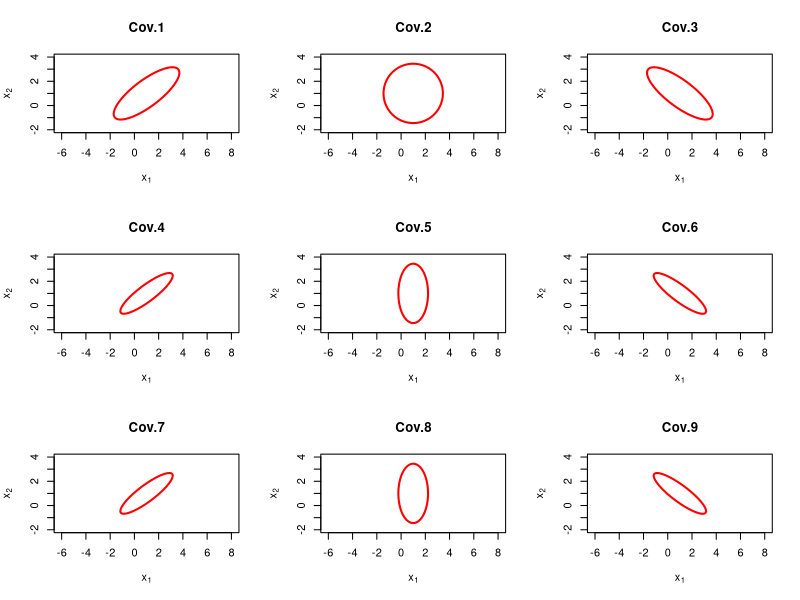

This figure's R source:
## ---- chunk 1

(A = matrix(c(4, 4.001, 4.001, 4.002), nrow = 2))
(B = matrix(c(4, 4.001, 4.001, 4.002001), nrow = 2))

solve(A); solve(B) * -3

## ---- chunk 2
library(plotrix)

## Create the Covariance Matrices
Cov.1 = matrix(c(1, .8, .8, 1), nrow = 2)
Cov.2 = matrix(c(1, 0, 0, 1), nrow = 2)
Cov.3 = matrix(c(1, -.8, -.8, 1), nrow = 2)
Cov.4 = matrix(c(1, .4, .4, .25), nrow = 2)
Cov.5 = matrix(c(1, 0, 0, .25), nrow = 2)
Cov.6 = matrix(c(1, -.4, -.4, .25), nrow = 2)
Cov.7 = matrix(c(.25, .4, .4, 1), nrow = 2)
Cov.8 = matrix(c(.25, 0, 0, 1), nrow = 2)
Cov.9 = matrix(c(.25, -.4, -.4, 1), nrow = 2)

## Calculate the correlation for each matrix
Cor.1 = Cov.1[1, 2] / (sqrt(Cov.1[1, 1]) * sqrt(Cov.1[2, 2]))
Cor.2 = Cov.2[1, 2] / (sqrt(Cov.2[1, 1]) * sqrt(Cov.2[2, 2]))
Cor.3 = Cov.3[1, 2] / (sqrt(Cov.3[1, 1]) * sqrt(Cov.3[2, 2]))
Cor.4 = Cov.4[1, 2] / (sqrt(Cov.4[1, 1]) * sqrt(Cov.4[2, 2]))
Cor.5 = Cov.5[1, 2] / (sqrt(Cov.5[1, 1]) * sqrt(Cov.5[2, 2]))
Cor.6 = Cov.6[1, 2] / (sqrt(Cov.6[1, 1]) * sqrt(Cov.6[2, 2]))
Cor.7 = Cov.7[1, 2] / (sqrt(Cov.7[1, 1]) * sqrt(Cov.7[2, 2]))
Cor.8 = Cov.8[1, 2] / (sqrt(Cov.8[1, 1]) * sqrt(Cov.8[2, 2]))
Cor.9 = Cov.9[1, 2] / (sqrt(Cov.9[1, 1]) * sqrt(Cov.9[2, 2]))

## Create angle for the ellipse
Theta.1 = acos(Cor.1)
Theta.2 = acos(Cor.2)
Theta.3 = acos(Cor.3)
Theta.4 = acos(Cor.4)
Theta.5 = acos(Cor.5)
Theta.6 = acos(Cor.6)
Theta.7 = acos(Cor.7)
Theta.8 = acos(Cor.8)
Theta.9 = acos(Cor.9)

c2 = qchisq(0.95, 2)

ellipse.plot = function(cov, theta, name) { 
  plot(c(-2,4), c(-2,4), main = name, type = "n", 
       xlab = expression(x[1]), ylab = expression(x[2]), asp = 1)
  draw.ellipse(x = 1, y = 1, 
               a = sqrt(c2 * eigen(cov)[[1]][1]), 
               b = sqrt(c2 * eigen(cov)[[1]][2]), 
               angle = theta * (360 / (2*pi)), deg = TRUE, 
               border = "red", lwd = 2)
}

par(mfrow = c(3, 3))
ellipse.plot(cov = Cov.1, theta = Theta.1, name = 'Cov.1')
ellipse.plot(cov = Cov.2, theta = Theta.2, name = 'Cov.2')
ellipse.plot(cov = Cov.3, theta = Theta.3, name = 'Cov.3')
ellipse.plot(cov = Cov.4, theta = Theta.4, name = 'Cov.4')
ellipse.plot(cov = Cov.5, theta = Theta.5, name = 'Cov.5')
ellipse.plot(cov = Cov.6, theta = Theta.6, name = 'Cov.6')
ellipse.plot(cov = Cov.7, theta = Theta.7, name = 'Cov.7')
ellipse.plot(cov = Cov.8, theta = Theta.8, name = 'Cov.8')
ellipse.plot(cov = Cov.9, theta = Theta.9, name = 'Cov.9')

## ---- chunk 3
library(mvtnorm)

## Generate random variables using variance from each covariance matrix
Y.1 = rmvnorm(5000, mean = c(1, 1), sigma = Cov.1)
Y.2 = rmvnorm(5000, mean = c(1, 1), sigma = Cov.2)
Y.3 = rmvnorm(5000, mean = c(1, 1), sigma = Cov.3)
Y.4 = rmvnorm(5000, mean = c(1, 1), sigma = Cov.4)
Y.5 = rmvnorm(5000, mean = c(1, 1), sigma = Cov.5)
Y.6 = rmvnorm(5000, mean = c(1, 1), sigma = Cov.6)
Y.7 = rmvnorm(5000, mean = c(1, 1), sigma = Cov.7)
Y.8 = rmvnorm(5000, mean = c(1, 1), sigma = Cov.8)
Y.9 = rmvnorm(5000, mean = c(1, 1), sigma = Cov.9)

Distance = function(X, Cov, mu = c(1,1)) {
  x = t(X - mu) %*% solve(Cov) %*% (X - mu)
  return(x)
  }

## Vectors of distance for each of the random samples
D.1 = as.numeric(); D.2 = as.numeric(); D.3 = as.numeric()
D.4 = as.numeric(); D.5 = as.numeric(); D.6 = as.numeric()
D.7 = as.numeric(); D.8 = as.numeric(); D.9 = as.numeric()

for(i in 1:5000) {
  D.1 = c(D.1, Distance(Y.1[i,], Cov.1))
  D.2 = c(D.2, Distance(Y.2[i,], Cov.2))
  D.3 = c(D.3, Distance(Y.3[i,], Cov.3))
  D.4 = c(D.4, Distance(Y.4[i,], Cov.4))
  D.5 = c(D.5, Distance(Y.5[i,], Cov.5))
  D.6 = c(D.6, Distance(Y.6[i,], Cov.6))
  D.7 = c(D.7, Distance(Y.7[i,], Cov.7))
  D.8 = c(D.8, Distance(Y.8[i,], Cov.8))
  D.9 = c(D.9, Distance(Y.9[i,], Cov.9))
}

## Proportion of Random Samples less than qchisq(0.95, 2)
(Results = 
  data.frame(
  Y.1 = length(which(D.1 < c2)) / 5000,
  Y.2 = length(which(D.2 < c2)) / 5000,
  Y.3 = length(which(D.3 < c2)) / 5000,
  Y.4 = length(which(D.4 < c2)) / 5000,
  Y.5 = length(which(D.5 < c2)) / 5000,
  Y.6 = length(which(D.6 < c2)) / 5000,
  Y.7 = length(which(D.7 < c2)) / 5000,
  Y.8 = length(which(D.8 < c2)) / 5000,
  Y.9 = length(which(D.9 < c2)) / 5000
  )
)

## ---- chunk 4
## mu and sigma
mu = matrix(c(1, -1))
sigma = matrix(c(1, .8, .8, 1), nrow = 2)

## generating random data
set.seed(101)
x = rmvnorm(n = 100, mean = mu, sigma = sigma)

## sample variances
s.11 = sum((x[, 1] - mu[1])^2)/100
s.22 = sum((x[, 2] - mu[2])^2)/100
s.12 = sum((x[, 1] - mu[1])*(x[, 2] - mu[2]))/100

S.n = matrix(c(s.11, s.12, s.12, s.22), nrow = 2)

r.12 = s.12 / (sqrt(s.11) * sqrt(s.22))

(t(x[, 1]) %*% x[, 1])/100

D = data.frame(
  d.1 = x[, 1] - mean(x[, 1]),
  d.2 = x[, 2] - mean(x[, 2])
)

## a)
s.11; (t(D$d.1) %*% D$d.1) / 100

## b)
s.22; (t(D$d.2) %*% D$d.2) / 100

## c)
s.12; (t(D$d.1) %*% D$d.2) / 100

## d)
S.n; cov(x)

D = as.matrix(D)

## e)
S.n; (t(D) %*% D) / 100

## f)
r.12; (t(D[, 1]) %*% D[, 2]) / 
  (sqrt(t(D[, 1]) %*% D[, 1]) * 
     sqrt(t(D[, 2]) %*% D[, 2]))
